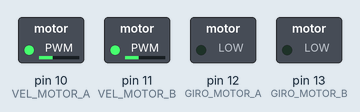
The sketch below on a simulated Arduino Uno, built with avr-gcc and run on an emulated ATmega328P. On the bench: switched loads named in the sketch (green lamp = pin HIGH).

Above: at 0.05 s.
At 4.0 s:
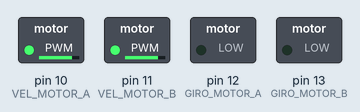
Timing chart, 0 to 5.2 s (numbered marks = the images above):
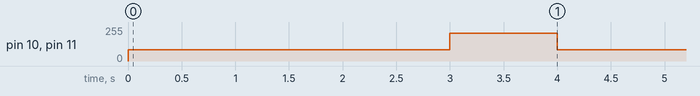

Measured:
- by itself, pin 10 (VEL_MOTOR_A), pin 11 (VEL_MOTOR_B): alternates 210/255 for 1.0 s and 85/255 for 3.0 s

The sketch:

PruebaAnalogico.ino
```cpp
int const VEL_MOTOR_A = 10;
int const VEL_MOTOR_B = 11;
int const GIRO_MOTOR_A = 12;
int const GIRO_MOTOR_B = 13;
int const ANALOG_MOTOR_A = A1;
int const ANALOG_MOTOR_B = A3;


void setup(){
  pinMode(GIRO_MOTOR_A, OUTPUT);
  pinMode(GIRO_MOTOR_B, OUTPUT);

  pinMode(VEL_MOTOR_A, OUTPUT);
  pinMode(VEL_MOTOR_B, OUTPUT);
}

void loop(){
  analogWrite(VEL_MOTOR_A, 85);
  analogWrite(VEL_MOTOR_B, 85);
  delay(3000);

  analogWrite(VEL_MOTOR_A, 210);
  analogWrite(VEL_MOTOR_B, 210);
  delay(1000);
}
```
